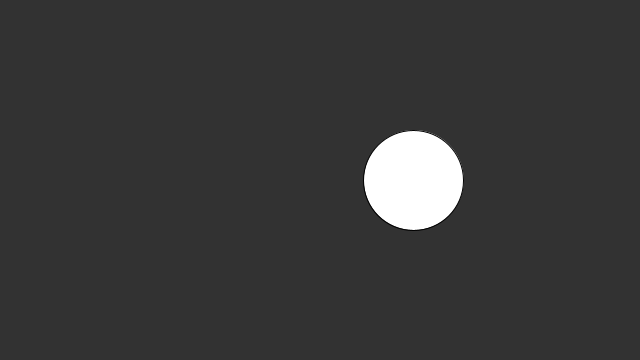
Frame 1 (no input)
Frame 60 (the mouse pressed at the canvas centre just before this capture): identical to frame 1, image omitted
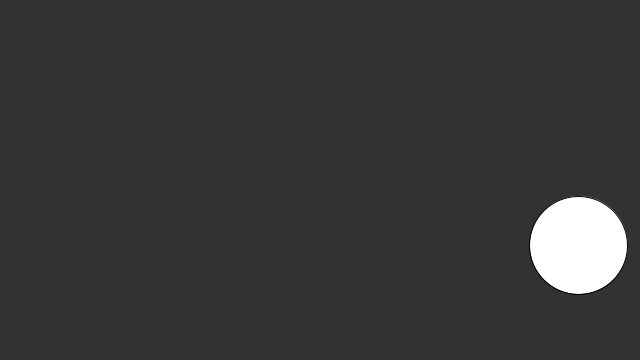
Frame 120 (the mouse held since frame 60 and released just before this capture)

The Processing sketch that drew these frames (run headless with seeded random() and noise(); from frame 60 on, the mouse is pressed at the canvas centre):

// Processing sketch: boolean_var
// ── boolean_var.pde
boolean going = false;
float circleX;
float circleY;
float ballSize;
float xspeed = 5;
float yspeed = 5;

void setup() {
  size(640, 360);
  
  circleX = random(0, width);
  circleY = height / 2;
  ballSize = 100;
}
void draw() {  
  background(50);
  fill(255);
  ellipse(circleX, circleY, ballSize, ballSize);
  
  if(going) {
    circleX = circleX + xspeed;
    circleY = circleY + yspeed;
  }
  
  if((circleX >= width) || (circleX <= 0)) {
    xspeed *= -1;
    ballSize--;
  }
    
  if((circleY >= height) || (circleY <= 0)) {
    yspeed *= -1;
    ballSize--;
  }
}

void mousePressed() {
  going = !going;
}
